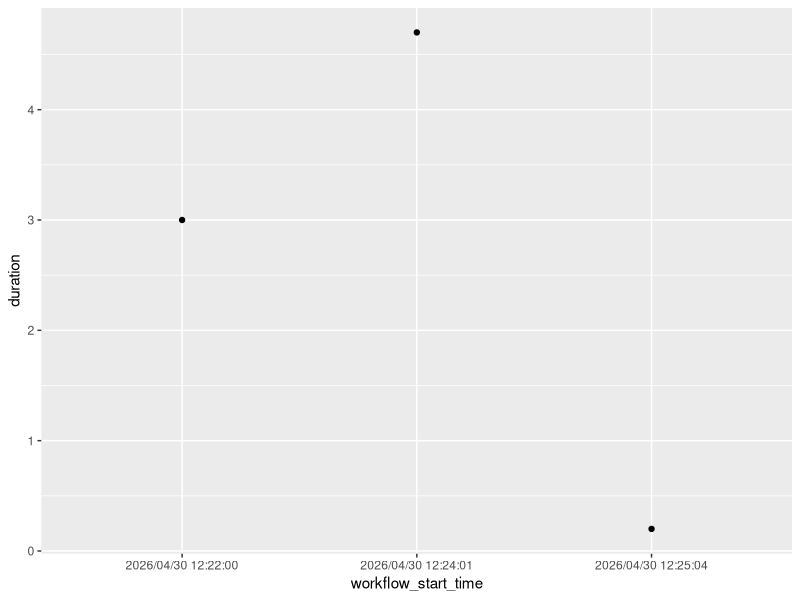

Recreate this plot in R.
## ---- chunk 1
library(dplyr)
library(ggplot2)
## ---- chunk 2
#| label: load-data
#| message: false


### Read in data here
actions_data <- read.csv("../data/mock_data.csv")
## ---- chunk 3
mean_duration <- mean(actions_data$duration)
## ---- chunk 4
#| content: valuebox
#| title: "Total time"
list(
  icon = "clock",
  color = "primary",
  value = mean_duration
)

## ---- chunk 5
#| content: valuebox
#| title: "Time for branch X"
list(
  icon = "clock",
  color = "danger",
  value = mean_duration
)

## ---- chunk 6
#| content: valuebox
#| title: "Time for branch Y"
list(
  icon = "clock",
  color = "warning",
  value = mean_duration
)
## ---- chunk 7
# Put in the bubbleplot

p <- ggplot2::ggplot(actions_data) + ggplot2::geom_point(aes(x = workflow_start_time, y = duration))
p
